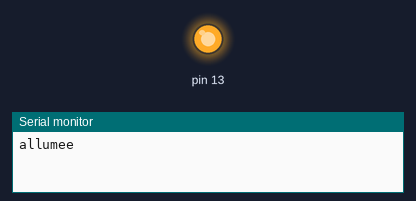
A sketch run on a simulated Arduino Uno, built with avr-gcc and run on an emulated ATmega328P. Shown: output pins drawn as LEDs (lit = HIGH), the last lines printed to the serial monitor.

Above: at 1.5 s.
At 4.0 s:
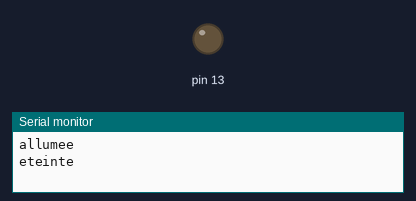
Timing chart, 0 to 6.5 s (numbered marks = the images above):
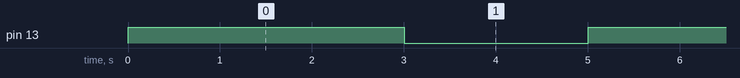

The sketch:

S2-etat-led.ino
```cpp
void setup(){
	Serial.begin(9600) ;
	pinMode(13, OUTPUT) ;
}

void loop(){
	digitalWrite(13, HIGH) ;
	Serial.println("allumee") ;
	delay(3000) ;
	digitalWrite(13, LOW) ;
	Serial.println("eteinte") ;
	delay(2000) ;
}
```

Measured:
- by itself, pin 13: alternates HIGH for 3.0 s and LOW for 2.0 s
